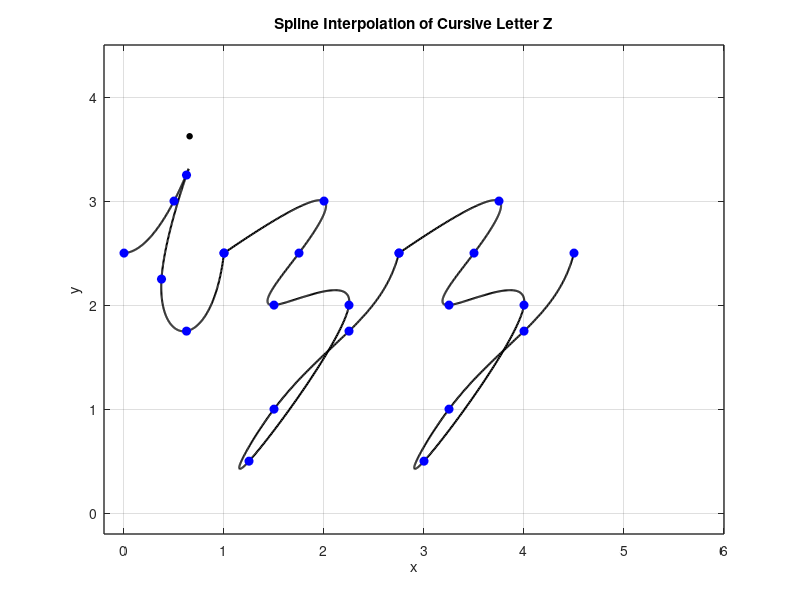

Reproduce this figure in MATLAB.
%% Letter I
% Define data points for x and y coordinates
x = [2.75 3.25 3.375 3.125 3.375 3.75];
y = [2.5 3 3.25 2.25 1.75 2.5];
dot_x = 0.625;
dot_y = 3.625; 

% Define the amount of shift to the right (offset)
x_shift = -2.75;

% Apply the offset to x coordinates (horizontal) 
x = x + x_shift;

n = length(x);
t = 0:n-1; % Parametric coordinate t
tt = 0:0.01:n-1; % More dense coordinate tt for spline interpolation

% Compute spline interpolation
xx = spline(t, x, tt);
yy = spline(t, y, tt);

% Plot settings
figure(1)
plot(xx, yy, 'k', 'LineWidth', 1.5) % plot spline
hold on
plot(x, y, 'bo', 'MarkerFaceColor', 'b') % plot data points
text(dot_x, dot_y, '•', 'Color', 'k', 'FontSize', 13);
axis([-0.2 6 -0.2 4.5])
grid on
title('Spline Interpolation of Cursive Letter I')
xlabel('x')
ylabel('y')
set(gca, 'FontSize', 10, 'LineWidth', 1)
grid on


%% Letter Z

x = [0.25 1.25 1 0.75 1.5 0.5 0.75 1.5 2];
y = [2.5 3 2.5 2 2 0.5 1 1.75 2.5];

% Define the amount of shift to the right (offset)
x_shift = 0.75;

% Apply the offset to x coordinates (horizontal) 
x = x + x_shift;
n = length(x);
t = 0:n-1; % Parametric coordinate t
tt = 0:0.01:n-1; % More dense coordinate tt for spline interpolation

% Compute spline interpolation
xx = spline(t, x, tt);
yy = spline(t, y, tt);

% Plot settings
figure(1)
plot(xx, yy, 'k', 'LineWidth', 1.5) % plot spline
hold on
plot(x, y, 'bo', 'MarkerFaceColor', 'b') % plot data points
axis([-0.2 6 -0.2 4.5])
grid on
title('Spline Interpolation of Cursive Letter Z')
xlabel('x')
ylabel('y')
set(gca, 'FontSize', 10, 'LineWidth', 1)
grid on

%% Letter z(2)

x = [0.25 1.25 1 0.75 1.5 0.5 0.75 1.5 2];
y = [2.5 3 2.5 2 2 0.5 1 1.75 2.5];

% Define the amount of shift to the right (offset)
x_shift = 2.5;

% Apply the offset to x coordinates (horizontal) 
x = x + x_shift;
n = length(x);
t = 0:n-1; % Parametric coordinate t
tt = 0:0.01:n-1; % More dense coordinate tt for spline interpolation

% Compute spline interpolation
xx = spline(t, x, tt);
yy = spline(t, y, tt);

% Plot settings
figure(1)
plot(xx, yy, 'k', 'LineWidth', 1.5) % plot spline
hold on
plot(x, y, 'bo', 'MarkerFaceColor', 'b') % plot data points
axis([-0.2 6 -0.2 4.5])
grid on
title('Spline Interpolation of Cursive Letter Z')
xlabel('x')
ylabel('y')
set(gca, 'FontSize', 10, 'LineWidth', 1)
grid on
